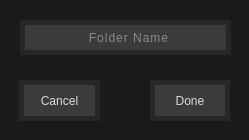
<?xml version="1.0" encoding="UTF-8"?>
<ui version="4.0">
 <class>AddFolderDialog</class>
 <widget class="QDialog" name="AddFolderDialog">
  <property name="geometry">
   <rect>
    <x>0</x>
    <y>0</y>
    <width>249</width>
    <height>140</height>
   </rect>
  </property>
  <property name="windowTitle">
   <string>Dialog</string>
  </property>
  <property name="styleSheet">
   <string notr="true">QDialog {
	background-color: rgb(26, 26, 26);
}</string>
  </property>
  <widget class="QLineEdit" name="lineEdit">
   <property name="geometry">
    <rect>
     <x>20</x>
     <y>20</y>
     <width>211</width>
     <height>35</height>
    </rect>
   </property>
   <property name="styleSheet">
    <string notr="true">QLineEdit {
	font: 600 11pt &quot;Verdana Pro Cond Semibold&quot;;
	color: rgb(218, 218, 218);
	border: 5px solid rgb(39, 39, 39);
	background-color: rgb(59, 59, 59);
	padding-left: 7px;
	letter-spacing: 1px;
}</string>
   </property>
   <property name="alignment">
    <set>Qt::AlignCenter</set>
   </property>
   <property name="placeholderText">
    <string>Folder Name</string>
   </property>
  </widget>
  <widget class="QPushButton" name="pushButton">
   <property name="geometry">
    <rect>
     <x>19</x>
     <y>80</y>
     <width>81</width>
     <height>41</height>
    </rect>
   </property>
   <property name="styleSheet">
    <string notr="true">QPushButton {
	font: 600 12pt &quot;Verdana Pro Cond Semibold&quot;;
	color: rgb(218, 218, 218);
	border: 5px solid rgb(39, 39, 39);
	background-color: rgb(59, 59, 59);
}

QPushButton::hover {
	background-color: rgb(84, 84, 84);
}</string>
   </property>
   <property name="text">
    <string>Cancel</string>
   </property>
  </widget>
  <widget class="QPushButton" name="pushButton_2">
   <property name="geometry">
    <rect>
     <x>150</x>
     <y>80</y>
     <width>80</width>
     <height>41</height>
    </rect>
   </property>
   <property name="styleSheet">
    <string notr="true">QPushButton {
	font: 600 12pt &quot;Verdana Pro Cond Semibold&quot;;
	color: rgb(218, 218, 218);
	border: 5px solid rgb(39, 39, 39);
	background-color: rgb(59, 59, 59);
}

QPushButton::hover {
	background-color: rgb(84, 84, 84);
}</string>
   </property>
   <property name="text">
    <string>Done</string>
   </property>
  </widget>
 </widget>
 <resources/>
 <connections/>
</ui>
